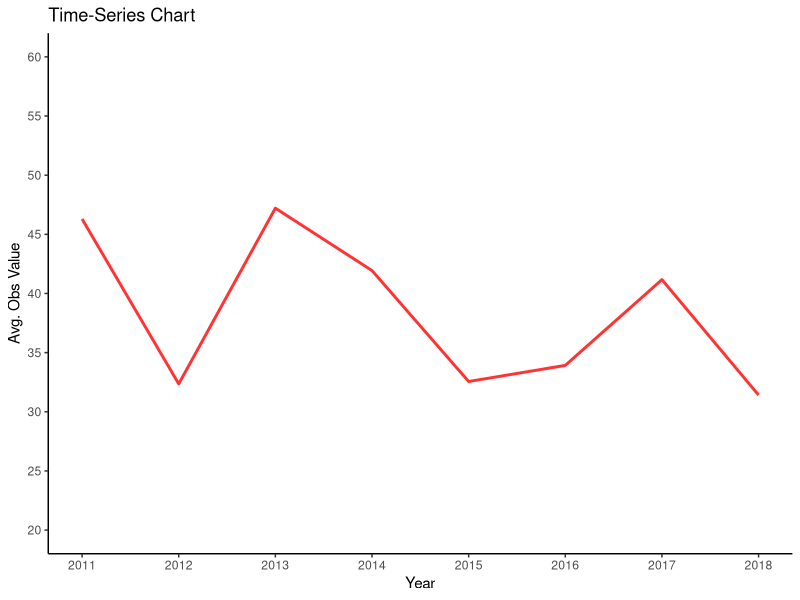
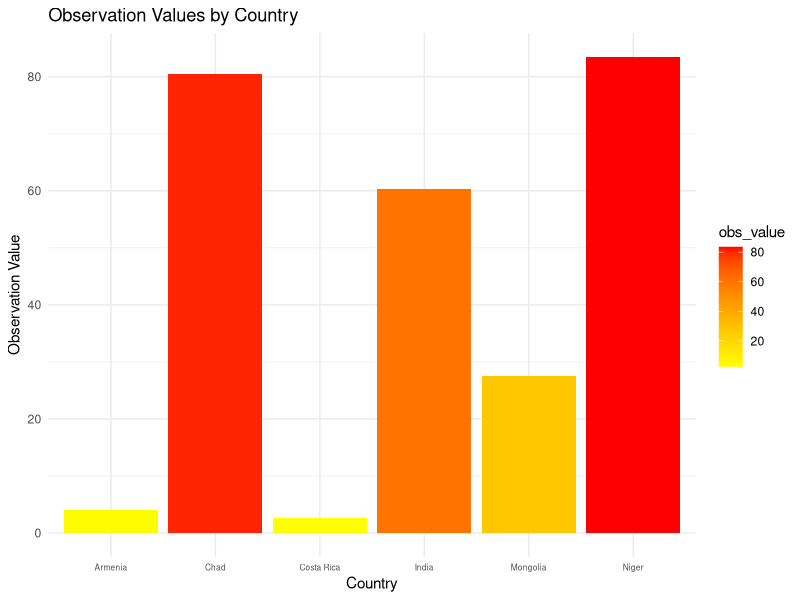
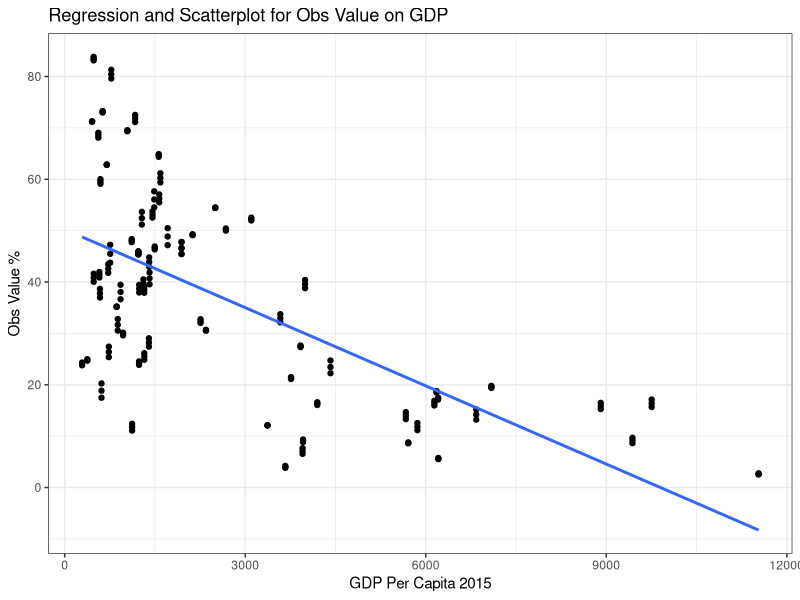
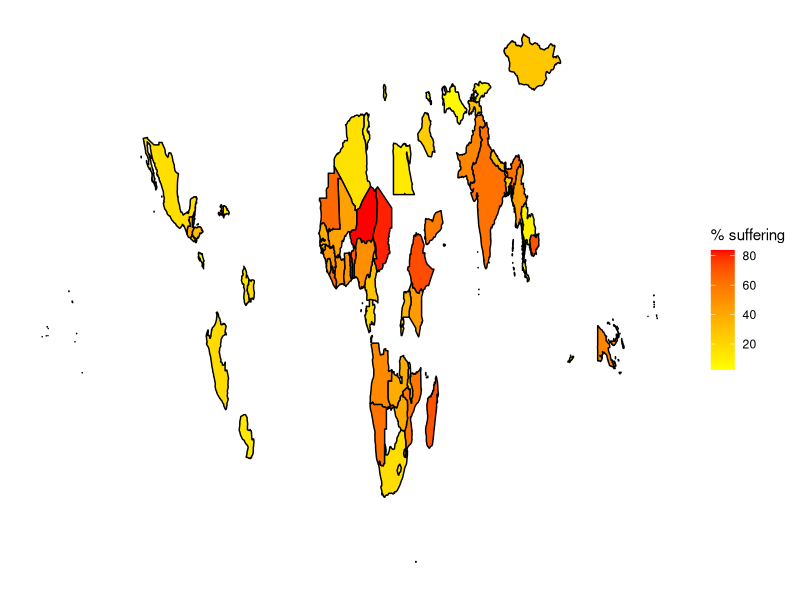

Generate these figures, in order, with R:
## ---- chunk 1
# loading packages ---------------------------------------------------------
install.packages("tidyverse")
install.packages("maps")
## ---- chunk 2
#libraries -----------------------------------------------------------------
library(tidyverse)
library(maps)
library(dbplyr)
## ---- chunk 3
#data-----------------------------------------------------------------
unicefindicator1 <- read.csv("unicefindicator1.csv")
unicefmetadata <- read.csv("unicefmetadata.csv")
## ---- chunk 4
#time-series chart
unicefindicator1ts <- select (unicefindicator1, 
    -alpha_2_code, -alpha_3_code, -numeric_code, -indicator,
    -sex, -unit_multiplier, -unit_of_measure,
    -observation_status, -observation_confidentaility,
    -time_period_activity_related_to_when_the_data_are_collected,
    -current_age)
unicefindicator1ts1 <- aggregate(obs_value ~ time_period, unicefindicator1ts, mean)
ggplot(unicefindicator1ts1, aes(x = time_period, y = obs_value)) + geom_line(color = "red", linewidth = 1, alpha = 0.8, linetype = 1) +
scale_x_continuous(limits = c (2011,2018), breaks = scales::breaks_width(1)) + scale_y_continuous(limits = c (20, 60), breaks = seq(20,60,by = 5)) + labs(title = "Time-Series Chart", y = "Avg. Obs Value", x = "Year") + theme_classic()
## ---- chunk 5
#bar chart -----------------------------------------------------------------
filtered_df <- unicefindicator1 %>%
  filter(country %in% c("Niger", "Chad", "Costa Rica", "Armenia", "India", "Mongolia"))
#delete 1st,2nd,4th,5th,7th,8th,10th and 11th rows
filtered_df<- filtered_df[-c(1,2,4,5,7,8,10,11,13,14,16,17),]
ggplot(filtered_df, aes(x = country, y = obs_value, fill = obs_value)) +
  geom_bar(stat = "identity") +
  scale_fill_gradient(low = "yellow", high = "red") +
  labs(x = "Country", y = "Observation Value", title = "Observation Values by Country") +
  theme_minimal() +
  theme(axis.text.x = element_text(size = 6))
## ---- chunk 6
#sactterplot and regression line -------------------------------------------
colnames(unicefindicator1ts)[colnames(unicefindicator1ts) == "time_period"] <- "year"
scatter <- filter(unicefmetadata, year == 2015)
newdata <- left_join(scatter, unicefindicator1ts, by = "country")
newdata1 <-newdata %>% filter(!is.na(newdata$obs_value))
ggplot(newdata1, aes(x = GDP.per.capita..constant.2015.US..,
  y = obs_value)) + geom_point() + 
  labs(x = 'GDP Per Capita 2015', y = 'Obs Value %', 
  title = 'Regression and Scatterplot for Obs Value on GDP') + 
  geom_smooth(method = 'lm', se = FALSE) + theme_bw() +   theme(legend.position = "top")
## ---- chunk 7
#A World Map Chart  
mapdata <- map_data("world")
mapdata <- rename(mapdata, country = region)
mapdata <- left_join(mapdata, unicefindicator1, by="country")

mapdata1 <- mapdata %>% filter(!is.na(mapdata$obs_value))
map1<-ggplot(mapdata1, aes(x = long, y= lat, group=group)) + 
  geom_polygon(aes(fill = obs_value), color = "black")

map2 <- map1 + scale_fill_gradient(name= "% suffering", 
  low= "yellow", high = "red", na.value = "grey50") +
  theme(axis.text.x = element_blank(),
        axis.text.y = element_blank(),
        axis.ticks = element_blank(),
        axis.title.y = element_blank(),
        axis.title.x = element_blank(),
        rect = element_blank())
map2
